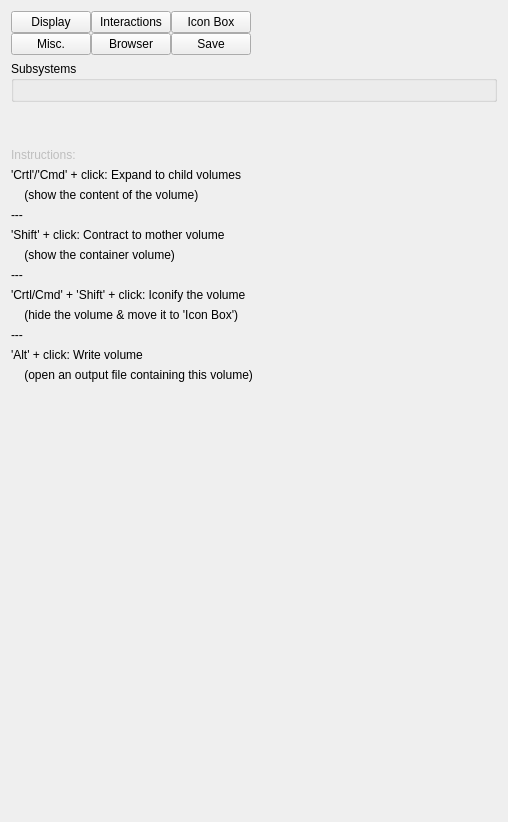
<?xml version="1.0" encoding="UTF-8"?>
<ui version="4.0">
 <class>GeometrySystemControllerForm</class>
 <widget class="QWidget" name="GeometrySystemControllerForm">
  <property name="geometry">
   <rect>
    <x>0</x>
    <y>0</y>
    <width>508</width>
    <height>822</height>
   </rect>
  </property>
  <property name="sizePolicy">
   <sizepolicy hsizetype="Expanding" vsizetype="Expanding">
    <horstretch>0</horstretch>
    <verstretch>0</verstretch>
   </sizepolicy>
  </property>
  <property name="windowTitle">
   <string>Form</string>
  </property>
  <layout class="QVBoxLayout" name="verticalLayout_2">
   <item>
    <layout class="QHBoxLayout" name="horizontalLayout_2">
     <property name="spacing">
      <number>0</number>
     </property>
     <item>
      <widget class="QWidget" name="widget_settingsButtonsPlaceholder" native="true">
       <property name="sizePolicy">
        <sizepolicy hsizetype="Fixed" vsizetype="Fixed">
         <horstretch>0</horstretch>
         <verstretch>0</verstretch>
        </sizepolicy>
       </property>
       <layout class="QGridLayout" name="_19">
        <property name="leftMargin">
         <number>0</number>
        </property>
        <property name="topMargin">
         <number>0</number>
        </property>
        <property name="rightMargin">
         <number>0</number>
        </property>
        <property name="bottomMargin">
         <number>0</number>
        </property>
        <property name="spacing">
         <number>0</number>
        </property>
        <item row="0" column="0">
         <widget class="QPushButton" name="pushButton_settings_display">
          <property name="toolTip">
           <string>Configure overall display options such as phi-sector cutaways and transparency</string>
          </property>
          <property name="text">
           <string>Display</string>
          </property>
         </widget>
        </item>
        <item row="0" column="1">
         <widget class="QPushButton" name="pushButton_settings_interactions">
          <property name="toolTip">
           <string>Configure what happens when a geometry volume is clicked</string>
          </property>
          <property name="text">
           <string>Interactions</string>
          </property>
         </widget>
        </item>
        <item row="0" column="2">
         <widget class="QPushButton" name="pushButton_settings_iconisedvols">
          <property name="toolTip">
           <string>Show a list of iconised/zapped volumes and possible restore them.</string>
          </property>
          <property name="text">
           <string>Icon Box</string>
          </property>
         </widget>
        </item>
        <item row="1" column="0">
         <widget class="QPushButton" name="pushButton_settings_misc">
          <property name="toolTip">
           <string>Miscellaneous controls such as automatic actions on multiple volumes, or editing the colour of the last volume clicked.</string>
          </property>
          <property name="text">
           <string>Misc.</string>
          </property>
         </widget>
        </item>
        <item row="1" column="1">
         <widget class="QPushButton" name="pushButton_settings_treebrowser">
          <property name="toolTip">
           <string>Browse the detector volume in a tree-view.</string>
          </property>
          <property name="text">
           <string>Browser</string>
          </property>
         </widget>
        </item>
        <item row="1" column="2">
         <widget class="QPushButton" name="pushButton_settings_persistify">
          <property name="toolTip">
           <string>Save enabled systems to output file.</string>
          </property>
          <property name="text">
           <string>Save</string>
          </property>
         </widget>
        </item>
       </layout>
      </widget>
     </item>
     <item>
      <spacer name="horizontalSpacer">
       <property name="orientation">
        <enum>Qt::Horizontal</enum>
       </property>
       <property name="sizeHint" stdset="0">
        <size>
         <width>8</width>
         <height>20</height>
        </size>
       </property>
      </spacer>
     </item>
    </layout>
   </item>
   <item>
    <widget class="QGroupBox" name="groupBox_Subsystems">
     <property name="title">
      <string>Subsystems</string>
     </property>
     <layout class="QVBoxLayout" name="verticalLayout_3"/>
    </widget>
   </item>
   <item>
    <widget class="QLabel" name="label_14">
     <property name="text">
      <string/>
     </property>
    </widget>
   </item>
   <item>
    <spacer name="horizontalSpacer_2">
     <property name="orientation">
      <enum>Qt::Horizontal</enum>
     </property>
     <property name="sizeType">
      <enum>QSizePolicy::Expanding</enum>
     </property>
     <property name="sizeHint" stdset="0">
      <size>
       <width>487</width>
       <height>20</height>
      </size>
     </property>
    </spacer>
   </item>
   <item>
    <layout class="QVBoxLayout" name="verticalLayout">
     <item>
      <widget class="QLabel" name="label_12">
       <property name="enabled">
        <bool>false</bool>
       </property>
       <property name="text">
        <string>Instructions:</string>
       </property>
      </widget>
     </item>
     <item>
      <widget class="QLabel" name="label_9">
       <property name="text">
        <string>'Crtl'/'Cmd' + click: Expand to child volumes</string>
       </property>
       <property name="wordWrap">
        <bool>false</bool>
       </property>
      </widget>
     </item>
     <item>
      <widget class="QLabel" name="label_5">
       <property name="text">
        <string>    (show the content of the volume)</string>
       </property>
       <property name="wordWrap">
        <bool>false</bool>
       </property>
      </widget>
     </item>
     <item>
      <widget class="QLabel" name="label_7">
       <property name="text">
        <string>---</string>
       </property>
      </widget>
     </item>
     <item>
      <widget class="QLabel" name="label_10">
       <property name="text">
        <string>'Shift' + click: Contract to mother volume</string>
       </property>
       <property name="wordWrap">
        <bool>false</bool>
       </property>
      </widget>
     </item>
     <item>
      <widget class="QLabel" name="label_6">
       <property name="text">
        <string>    (show the container volume)</string>
       </property>
      </widget>
     </item>
     <item>
      <widget class="QLabel" name="label_8">
       <property name="text">
        <string>---</string>
       </property>
      </widget>
     </item>
     <item>
      <widget class="QLabel" name="label_11">
       <property name="text">
        <string>'Crtl/Cmd' + 'Shift' + click: Iconify the volume</string>
       </property>
      </widget>
     </item>
     <item>
      <widget class="QLabel" name="label_13">
       <property name="text">
        <string>    (hide the volume &amp; move it to 'Icon Box')</string>
       </property>
      </widget>
     </item>
     <item>
      <widget class="QLabel" name="label_15">
       <property name="text">
        <string>---</string>
       </property>
      </widget>
     </item>
     <item>
      <widget class="QLabel" name="label_16">
       <property name="text">
        <string>'Alt' + click: Write volume</string>
       </property>
      </widget>
     </item>
     <item>
      <widget class="QLabel" name="label_17">
       <property name="text">
        <string>    (open an output file containing this volume)</string>
       </property>
      </widget>
     </item>
    </layout>
   </item>
   <item>
    <spacer name="verticalSpacer">
     <property name="orientation">
      <enum>Qt::Vertical</enum>
     </property>
     <property name="sizeHint" stdset="0">
      <size>
       <width>20</width>
       <height>363</height>
      </size>
     </property>
    </spacer>
   </item>
  </layout>
 </widget>
 <resources/>
 <connections/>
</ui>
